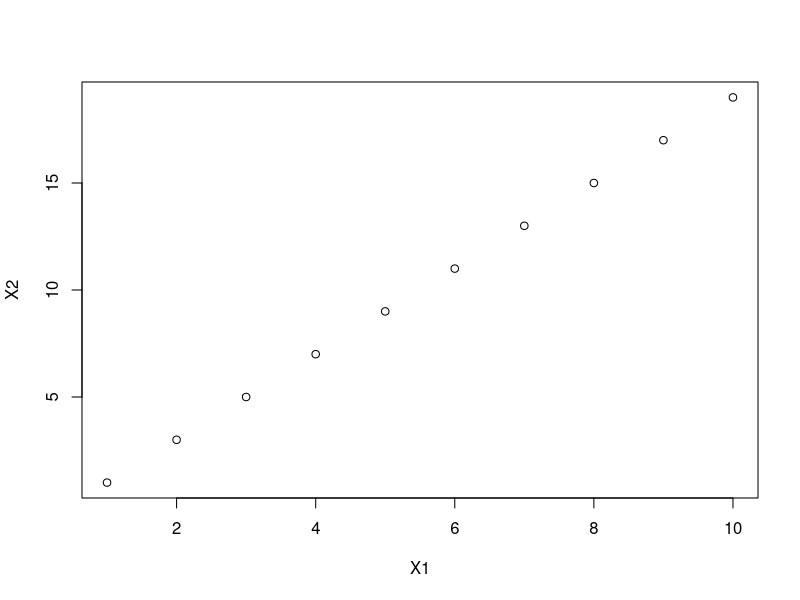

Write the R code that produced this figure.
## ---- chunk 1
knitr::opts_chunk$set(echo = TRUE)
## ---- chunk 2
X1<-1:10
X2<-seq(1,20,2)
## ---- chunk 3
plot(X1,X2)
